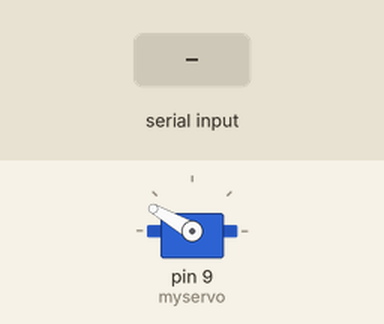
This sketch was run on a simulated Arduino Uno, built with avr-gcc and run on an emulated ATmega328P. Parts: servo. Inputs (shaded band) come from the test bench.

Above: at 1.2 s.
1.3 s: "1" received over Serial
At 1.75 s:
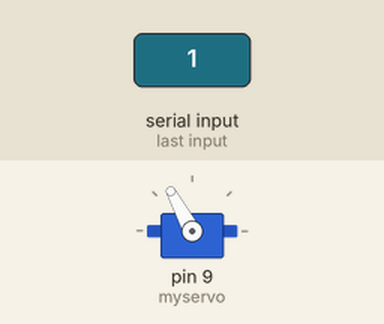
At 2.35 s:
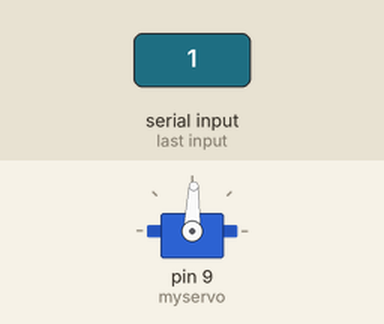
Timing chart, 0 to 8.1 s (numbered marks = the images above; inputs shaded):
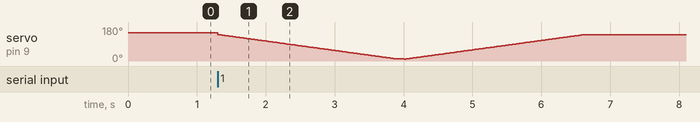

The sketch:

cookie.ino
```cpp
#include <Servo.h>

Servo myservo;

void setup() {
  Serial.begin(9600);
  myservo.attach(9);
  myservo.write(150);
}


void loop() {
  if (Serial.available() > 0) {
    char inByte = Serial.read();
    if(inByte=='1') {
      cookieOut();
    }
  }
}

void moveServo(int from, int to) {
  int dir = 1;
  if(to<from) {
    dir = -1;
  }
  int pos = from;
  while(pos!=to) {
    myservo.write(pos);
    pos = pos+dir;
    delay(20);
  }

}

void cookieOut() {
  moveServo(140, 10);
  delay(100);
  moveServo(10, 140);
  delay(500);
}
```
